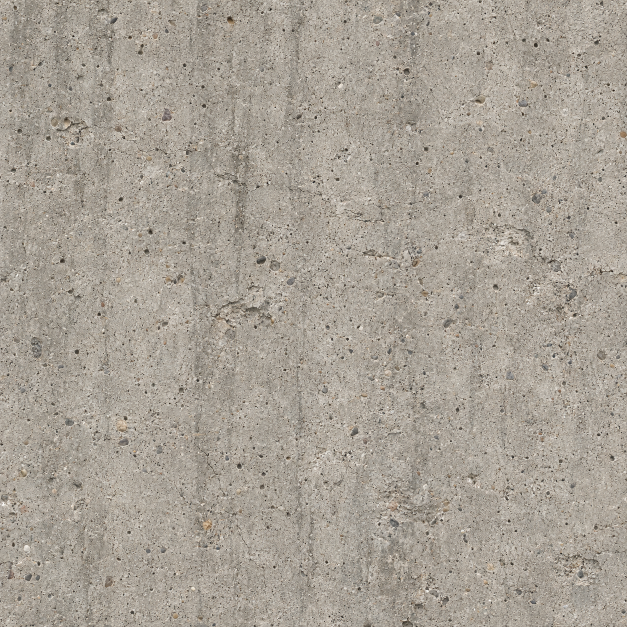
#> input picture tools/cliff-sources/concrete.png, 1254 x 1254 px, given in place of rock.png, which was not available (shown at 1/2 size)
$ python prepare_cliff_materials.py
#> lines starting #> are read from the running program, lines starting #| are printed output that depends on the picture; pictures that were not available may be replaced by others from this repository, and a replacement may not be noted
#> in prepare, image is the input picture: PIL image 1254x1254 RGB; mean R, G, B 167.5, 160.2, 149.4
"""Bake repeating cliff materials offline (NumPy + Pillow); no runtime image processing.

Source colors live in tools/cliff-sources. Optional NAME-height.png is a linear
grayscale authored height; without it, multiscale source luminance estimates relief.
This is an artistic approximation, not measured geometry or a photogrammetry scan.
Runtime maps: RGB color, RGB tangent normal (U/right, V/down), and RGBA surface
(height, perceptual roughness, ambient occlusion, UV relief range divided by 0.1).
"""
import argparse
import hashlib
import json
from pathlib import Path

import numpy as np
from PIL import Image

ROOT = Path(__file__).resolve().parents[1]
SOURCES = ROOT / 'tools/cliff-sources'
OUTPUT = ROOT / 'data/models/board/textures/cliffs'
SIZE = 1024
# Physical relief / 96-world-unit texture repeat, and dry perceptual roughness.
PROFILES = {'rock': (.047, .78), 'sand': (.040, .87), 'dirt': (.025, .93),
            'concrete': (.004, .82), 'snow': (.018, .73)}


def periodic(image):
    """Remove the smooth boundary mismatch using a periodic Poisson solve.

    Unlike mirror tiling, this retains one unreflected geological pattern. The
    same periodic signal supplies color, height, normals and all mip levels.
    """
    height, width = image.shape[:2]
#> height = 1024; width = 1024
    boundary = np.zeros_like(image, dtype=np.float64)
    boundary[0] = image[-1] - image[0]
    boundary[-1] = -boundary[0]
    boundary[:, 0] += image[:, -1] - image[:, 0]
    boundary[:, -1] -= image[:, -1] - image[:, 0]
    denominator = (2 * np.cos(2 * np.pi * np.arange(height) / height)[:, None]
                   + 2 * np.cos(2 * np.pi * np.arange(width) / width)[None, :] - 4)
    denominator[0, 0] = 1
    if image.ndim == 3:
        denominator = denominator[..., None]
    frequency = np.fft.fft2(boundary, axes=(0, 1)) / denominator
    frequency[0, 0] = 0
    return image - np.fft.ifft2(frequency, axes=(0, 1)).real


def blur(field, radius):
    """Gaussian convolution with wrap boundaries, including sub-pixel radii."""
#> called with radius = 1.6
    fy = np.fft.fftfreq(field.shape[0])[:, None]
    fx = np.fft.fftfreq(field.shape[1])[None, :]
    kernel = np.exp(-2 * np.pi ** 2 * radius ** 2 * (fx * fx + fy * fy))
    return np.fft.ifft2(np.fft.fft2(field) * kernel).real
#> returned value: shape (1024, 1024) float64


def authored_height(path, size):
    """Read optional linear grayscale elevation data, preserving its registration and periodic boundaries."""
    if not path.exists():
        return None
    with Image.open(path) as image:
        maximum = 65535 if image.mode.startswith('I') else 255
        height = np.asarray(image.convert('F').resize((size, size), Image.Resampling.BICUBIC)) / maximum
    return np.clip(periodic(height), 0, 1)


def normal_map(height, depth):
    """Differentiate the actual height field at its UV/world scale, not color edges."""
    du = (np.roll(height, -1, axis=1) - np.roll(height, 1, axis=1)) * height.shape[1] / 2
    dv = (np.roll(height, -1, axis=0) - np.roll(height, 1, axis=0)) * height.shape[0] / 2
    normal = np.stack((-du * depth, -dv * depth, np.ones_like(height)), axis=-1)
    normal /= np.linalg.norm(normal, axis=-1, keepdims=True)
    return np.rint(normal * 127 + 128).clip(0, 255).astype(np.uint8)


def pixels(values):
    return np.rint(np.clip(values, 0, 1) * 255).astype(np.uint8)


def prepare(family):
    source = SOURCES / f'{family}.png'
    with Image.open(source) as image:
        rgb = np.array(image.convert('RGB').resize((SIZE, SIZE), Image.Resampling.LANCZOS)) / 255.0
    rgb = np.clip(periodic(rgb), .015, .985)
    light = rgb @ np.array([.2126, .7152, .0722])
    authored = SOURCES / f'{family}-height.png'
    height = authored_height(authored, SIZE)
    if height is None:
        # Broad fracture planes and finer grain share one field; no unrelated procedural bump noise.
        # Fine pigment/grain must not become deep embossing. Let broad erosion planes carry the relief,
        # with only a small contribution from the fine source detail to the height derivative.
        height = blur(light, 1.6) * .035 + blur(light, 7) * .265 + blur(light, 22) * .70
#> call 2 of blur, with radius = 7
#> in blur (call 2), `return np.fft.ifft2(np.fft.fft2(field) * kernel).real`:
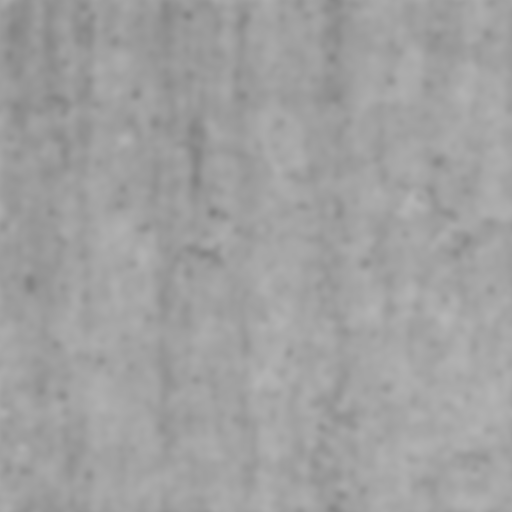
#> returned value: shape (1024, 1024) float64 (shown at 1/2 size); min 0.509, max 0.715, mean 0.631
        low, high = np.percentile(height, [1, 99])
#> low = 0.574; high = 0.674
        height = np.clip((height - low) / max(high - low, .01), 0, 1) * .88 + .06
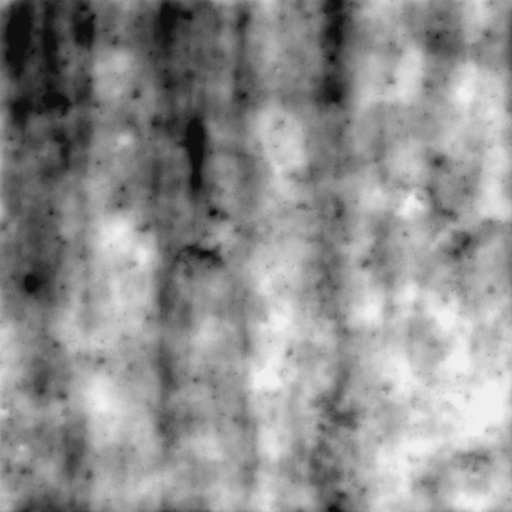
#> height: shape (1024, 1024) float64 (shown at 1/2 size); min 0.06, max 0.94, mean 0.563
    depth, roughness = PROFILES[family]
    # Quantize the amplitude once; normal slopes use exactly the range the shader will decode.
    encoded_depth = round(depth / .1 * 255)
    depth = encoded_depth / 255 * .1
    # Reduce broad baked light in the source while retaining its mineral color and fine grain.
    albedo = rgb * np.power(np.mean(light) / np.maximum(blur(light, 6), .03), .48)[..., None]
    cavities = np.maximum(blur(height, 10) - height, 0)
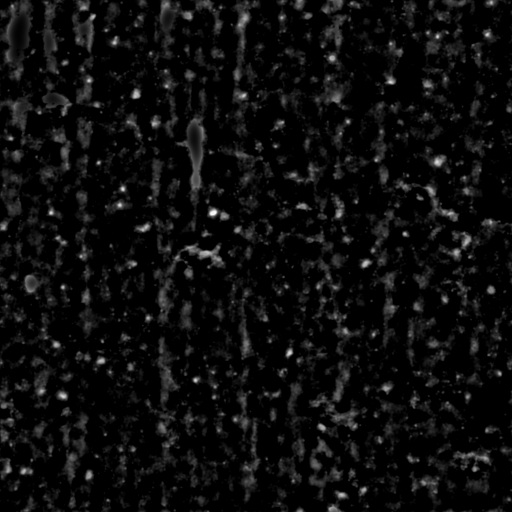
#> cavities: shape (1024, 1024) float64 (shown at 1/2 size); min 0, max 0.22, mean 0.0113; drawn with min black and max white
    grain = light - blur(light, 2)
    surface = np.stack((height, np.clip(roughness + .08 * (.5 - height) - .20 * grain, .3, .98),
                        np.exp(-cavities * 3.5), np.full_like(height, encoded_depth / 255)), axis=-1)
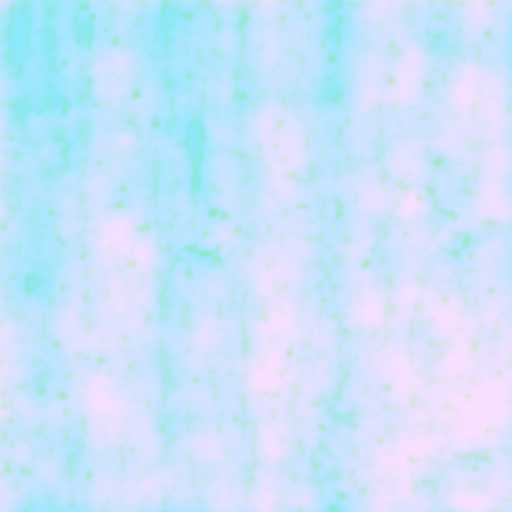
#> surface: shape (1024, 1024, 4) float64 (shown at 1/2 size); mean of channels 0, 1, 2, 3 0.563, 0.775, 0.963, 0.471; transparent parts drawn white
    maps = {f'{family}.png': pixels(albedo), f'{family}-normal.png': normal_map(height, depth),
            f'{family}-surface.png': pixels(surface)}
#> in normal_map, `dv = (np.roll(height, -1, axis=0) - np.roll(height, 1, axis=0)) * heig..`:
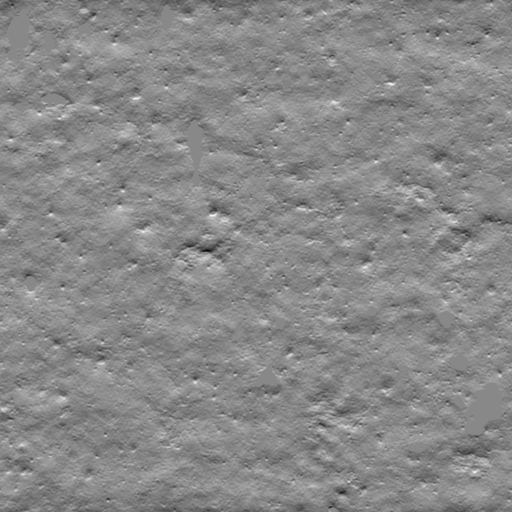
#> dv: shape (1024, 1024) float64 (shown at 1/2 size); min -55.88, max 48.26, mean 0; drawn with min black and max white
#> in normal_map, `normal = np.stack((-du * depth, -dv * depth, np.ones_like(height)), ax..`:
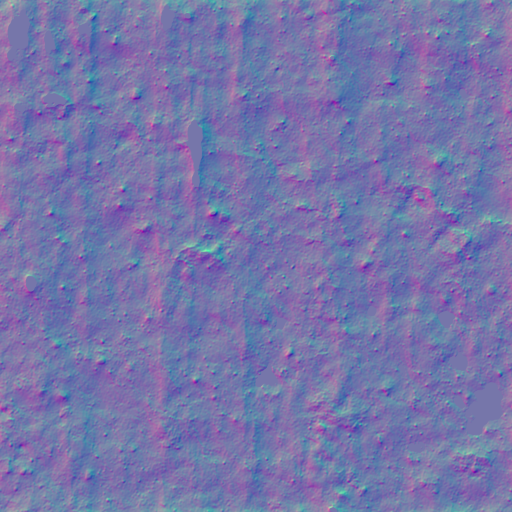
#> normal: shape (1024, 1024, 3) float64 (shown at 1/2 size); mean of channels 0, 1, 2 3.71e-19, -1.99e-16, 1; drawn with min black and max white
#> in normal_map, `normal /= np.linalg.norm(normal, axis=-1, keepdims=True)`:
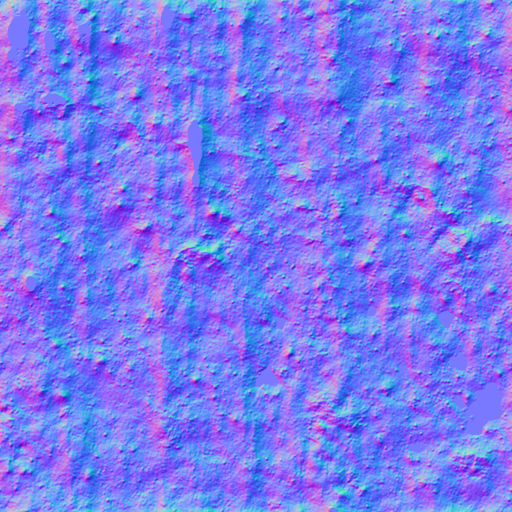
#> normal: shape (1024, 1024, 3) float64 (shown at 1/2 size); mean of channels 0, 1, 2 -0.000229, -0.000121, 0.919; drawn with min black and max white
    entry = {'source_sha256': hashlib.sha256(source.read_bytes()).hexdigest(),
             'height_source': authored.name if authored.exists() else 'estimated multiscale luminance',
             'height_sha256': hashlib.sha256(authored.read_bytes()).hexdigest() if authored.exists() else None,
             'size': SIZE, 'relief_uv': depth, 'roughness': roughness}
    return maps, entry


def main():
    parser = argparse.ArgumentParser(description=__doc__)
    parser.add_argument('--check', action='store_true', help='Compare all shipped maps with a fresh deterministic bake')
    args = parser.parse_args()
    manifest = {'generator': 'tools/prepare_cliff_materials.py', 'families': {}}
    if not args.check:
        OUTPUT.mkdir(parents=True, exist_ok=True)
    for family in PROFILES:
        maps, entry = prepare(family)
#> maps = 3 items; entry = 6 items
        manifest['families'][family] = entry
        for name, data in maps.items():
            path = OUTPUT / name
            if args.check:
                with Image.open(path) as existing:
                    if not np.array_equal(np.array(existing), data):
                        raise SystemExit(f'Stale cliff map: {path}')
            else:
                Image.fromarray(data).save(path, optimize=True)
        print(f'{family}: {SIZE}x{SIZE}, relief {entry["relief_uv"]:.4f} UV')
#| rock: 1024x1024, relief 0.0471 UV
#> pass 2 of the loop in main, `for family in PROFILES:`:
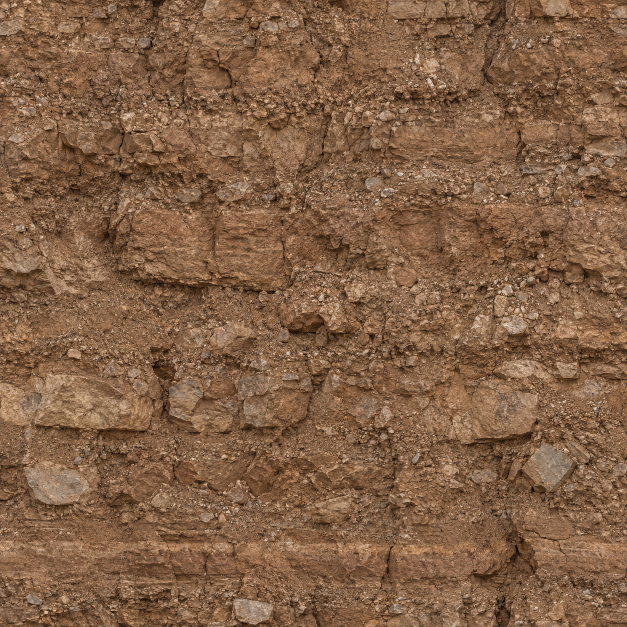
#> input picture tools/cliff-sources/dirt.png, 1254 x 1254 px, given in place of sand.png, which was not available (shown at 1/2 size)
#> in prepare, image is the input picture: PIL image 1254x1254 RGB; mean R, G, B 130.9, 96.9, 70.3
#> in blur (call 8), `return np.fft.ifft2(np.fft.fft2(field) * kernel).real`:
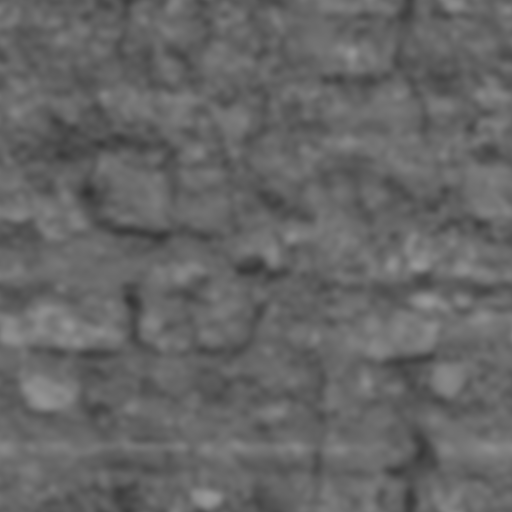
#> returned value: shape (1024, 1024) float64 (shown at 1/2 size); min 0.2, max 0.602, mean 0.401
#> low = 0.313; high = 0.489
#> in prepare (call 2), `cavities = np.maximum(blur(height, 10) - height, 0)`:
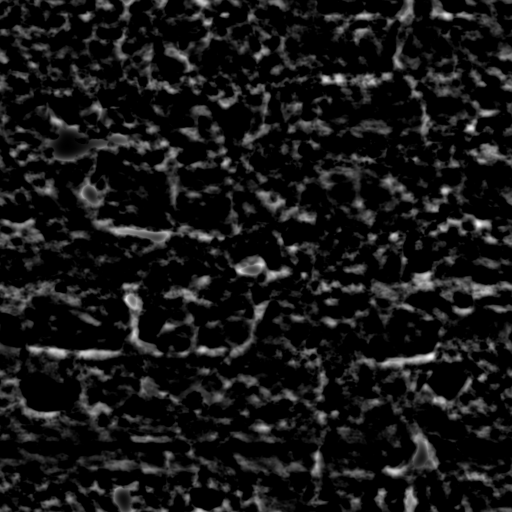
#> cavities: shape (1024, 1024) float64 (shown at 1/2 size); min 0, max 0.148, mean 0.0131; drawn with min black and max white
#| sand: 1024x1024, relief 0.0400 UV
    path = OUTPUT / 'manifest.json'
    if args.check:
        if json.loads(path.read_text()) != manifest:
            raise SystemExit(f'Stale cliff manifest: {path}')
    else:
        path.write_text(json.dumps(manifest, indent=2) + '\n')


if __name__ == '__main__':
#> (the run stopped early here; a loop or call above may not have finished)
